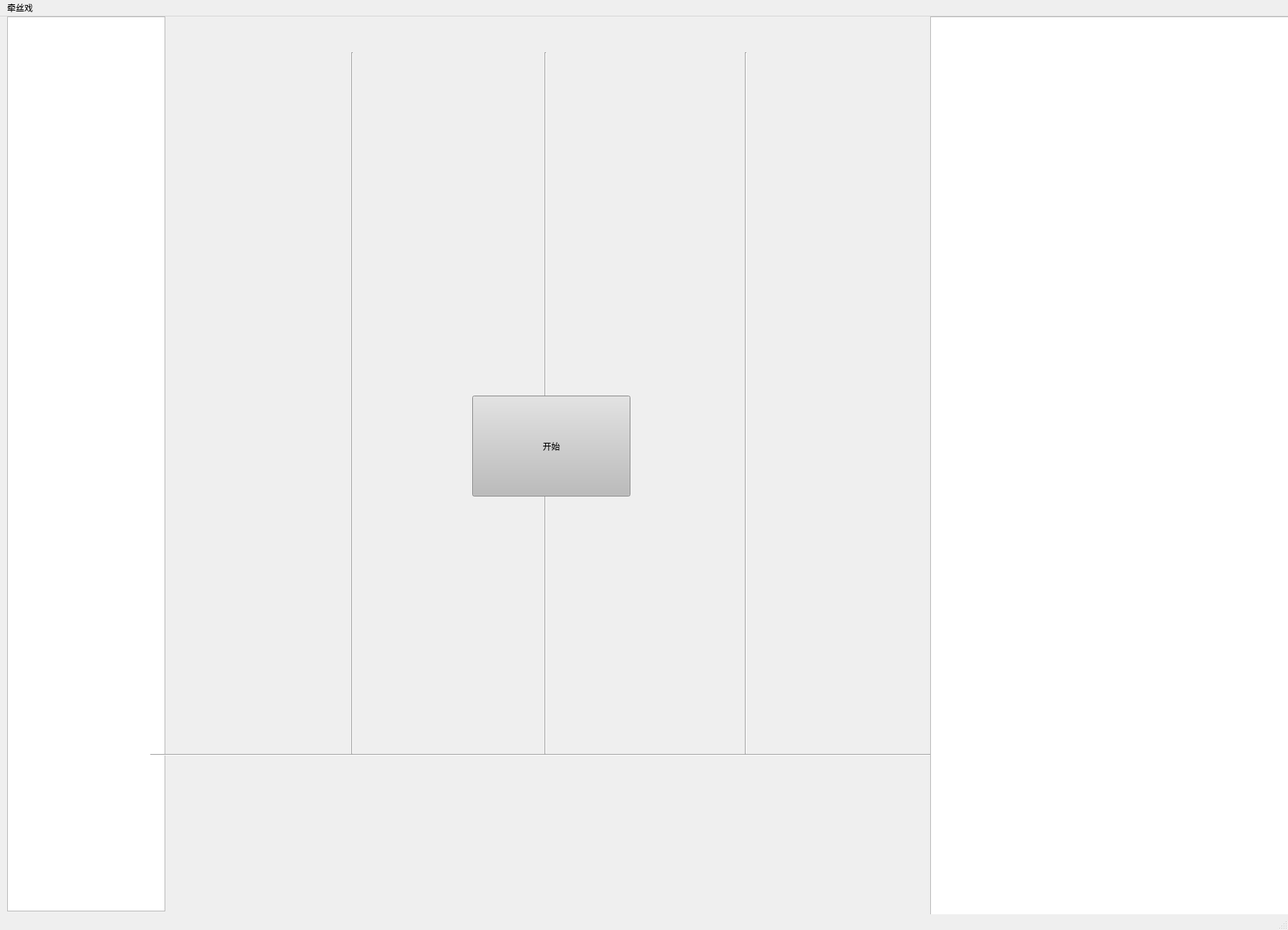
<?xml version="1.0" encoding="UTF-8"?>
<ui version="4.0">
 <class>gamewindow</class>
 <widget class="QMainWindow" name="gamewindow">
  <property name="geometry">
   <rect>
    <x>0</x>
    <y>0</y>
    <width>1800</width>
    <height>1300</height>
   </rect>
  </property>
  <property name="windowTitle">
   <string>MainWindow</string>
  </property>
  <property name="styleSheet">
   <string notr="true">b</string>
  </property>
  <widget class="QWidget" name="centralwidget">
   <widget class="QGraphicsView" name="graphicsView_3">
    <property name="geometry">
     <rect>
      <x>1415</x>
      <y>40</y>
      <width>291</width>
      <height>361</height>
     </rect>
    </property>
    <property name="styleSheet">
     <string notr="true">background-color: qlineargradient(spread:pad, x1:1, y1:0, x2:0, y2:0, stop:0 rgba(213, 212, 145, 255), stop:1 rgba(255, 255, 255, 255));
border-color: rgb(85, 85, 0);</string>
    </property>
   </widget>
   <widget class="QPushButton" name="pushButton">
    <property name="geometry">
     <rect>
      <x>1580</x>
      <y>1100</y>
      <width>101</width>
      <height>101</height>
     </rect>
    </property>
    <property name="styleSheet">
     <string notr="true">image: url(:/C:/Users/86130/Pictures/Saved Pictures/1.png);
background-color: rgb(217, 216, 217);</string>
    </property>
    <property name="text">
     <string/>
    </property>
   </widget>
   <widget class="Line" name="line">
    <property name="geometry">
     <rect>
      <x>210</x>
      <y>1030</y>
      <width>1101</width>
      <height>5</height>
     </rect>
    </property>
    <property name="sizePolicy">
     <sizepolicy hsizetype="Minimum" vsizetype="Fixed">
      <horstretch>0</horstretch>
      <verstretch>0</verstretch>
     </sizepolicy>
    </property>
    <property name="mouseTracking">
     <bool>false</bool>
    </property>
    <property name="styleSheet">
     <string notr="true">color: qlineargradient(spread:pad, x1:1, y1:0, x2:0, y2:0, stop:0 rgba(213, 212, 145, 255), stop:1 rgba(255, 255, 255, 255));</string>
    </property>
    <property name="orientation">
     <enum>Qt::Horizontal</enum>
    </property>
   </widget>
   <widget class="Line" name="line_2">
    <property name="geometry">
     <rect>
      <x>490</x>
      <y>50</y>
      <width>5</width>
      <height>981</height>
     </rect>
    </property>
    <property name="styleSheet">
     <string notr="true">color: qlineargradient(spread:pad, x1:0, y1:1, x2:0, y2:0, stop:0 rgba(149, 142, 108, 255), stop:1 rgba(255, 255, 255, 255));</string>
    </property>
    <property name="orientation">
     <enum>Qt::Vertical</enum>
    </property>
   </widget>
   <widget class="Line" name="line_3">
    <property name="geometry">
     <rect>
      <x>760</x>
      <y>50</y>
      <width>5</width>
      <height>981</height>
     </rect>
    </property>
    <property name="styleSheet">
     <string notr="true">color: qlineargradient(spread:pad, x1:0, y1:1, x2:0, y2:0, stop:0 rgba(149, 142, 108, 255), stop:1 rgba(255, 255, 255, 255));</string>
    </property>
    <property name="orientation">
     <enum>Qt::Vertical</enum>
    </property>
   </widget>
   <widget class="Line" name="line_4">
    <property name="geometry">
     <rect>
      <x>1040</x>
      <y>50</y>
      <width>5</width>
      <height>981</height>
     </rect>
    </property>
    <property name="styleSheet">
     <string notr="true">color: qlineargradient(spread:pad, x1:0, y1:1, x2:0, y2:0, stop:0 rgba(149, 142, 108, 255), stop:1 rgba(255, 255, 255, 255));</string>
    </property>
    <property name="orientation">
     <enum>Qt::Vertical</enum>
    </property>
   </widget>
   <widget class="QPushButton" name="pushButton_2">
    <property name="geometry">
     <rect>
      <x>660</x>
      <y>530</y>
      <width>221</width>
      <height>141</height>
     </rect>
    </property>
    <property name="styleSheet">
     <string notr="true">font: 16pt &quot;华文仿宋&quot;;
background-color: rgb(188, 188, 188);
border-color: rgb(0, 0, 0);</string>
    </property>
    <property name="text">
     <string>开始</string>
    </property>
   </widget>
   <widget class="QGraphicsView" name="graphicsView_4">
    <property name="geometry">
     <rect>
      <x>10</x>
      <y>0</y>
      <width>221</width>
      <height>1251</height>
     </rect>
    </property>
    <property name="styleSheet">
     <string notr="true">background-image: url(:/C:/Users/86130/Pictures/Saved Pictures/image2.jpg);</string>
    </property>
   </widget>
   <widget class="QGraphicsView" name="graphicsView_5">
    <property name="geometry">
     <rect>
      <x>1300</x>
      <y>0</y>
      <width>531</width>
      <height>1291</height>
     </rect>
    </property>
    <property name="styleSheet">
     <string notr="true">background-image: url(:/C:/Users/86130/Pictures/Saved Pictures/image2.jpg);</string>
    </property>
   </widget>
   <zorder>graphicsView_4</zorder>
   <zorder>graphicsView_3</zorder>
   <zorder>pushButton</zorder>
   <zorder>line</zorder>
   <zorder>line_2</zorder>
   <zorder>line_3</zorder>
   <zorder>line_4</zorder>
   <zorder>pushButton_2</zorder>
   <zorder>graphicsView_5</zorder>
  </widget>
  <widget class="QMenuBar" name="menubar">
   <property name="geometry">
    <rect>
     <x>0</x>
     <y>0</y>
     <width>1800</width>
     <height>21</height>
    </rect>
   </property>
   <widget class="QMenu" name="menu">
    <property name="title">
     <string>牵丝戏</string>
    </property>
   </widget>
   <addaction name="menu"/>
  </widget>
  <widget class="QStatusBar" name="statusbar"/>
 </widget>
 <resources/>
 <connections>
  <connection>
   <sender>pushButton_2</sender>
   <signal>clicked()</signal>
   <receiver>pushButton_2</receiver>
   <slot>hide()</slot>
   <hints>
    <hint type="sourcelabel">
     <x>706</x>
     <y>480</y>
    </hint>
    <hint type="destinationlabel">
     <x>770</x>
     <y>464</y>
    </hint>
   </hints>
  </connection>
 </connections>
</ui>
